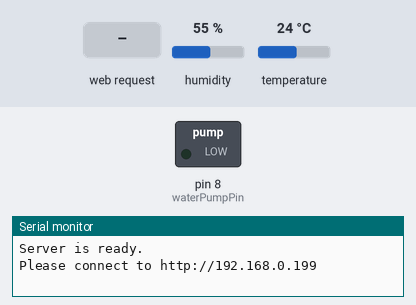
Bench run of a sketch on a simulated Arduino Uno, built for the host (arithmetic inside an expression is 32-bit, double 64-bit). Parts: switched loads named in the sketch (green lamp = pin HIGH), the last lines printed to the serial monitor. The test bench sets the inputs (shaded band); at power-on: humidity 55 %, temperature 24 °C.

Above: at 1.8 s.
1.9 s: HTTP request GET /waterPlant received
At 2.5 s:
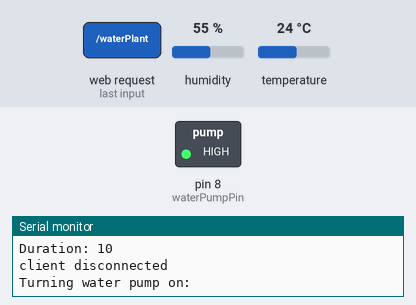
Timing chart, 0 to 13.6 s (numbered marks = the images above; inputs shaded):
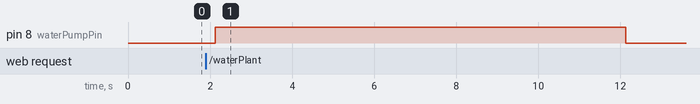

Measured:
- after the input at 1.9 s, pin 8 (waterPumpPin): LOW → HIGH after 0.23 s, → LOW 10.0 s later

The sketch:

Arduino.ino
```cpp
#include <dht.h>
#include <WString.h>
#include <Ethernet.h>
#include <ArduinoJson.h>
#include <SPI.h>

dht DHT;
#define DHT11_PIN 6
int val = 0; //value for storing moisture value
int soilPin = A0;//Declare a variable for the soil moisture sensor
int soilPower = 7;//Variable for Soil moisture Power
int waterPumpPin = 8;//Variable for Water pump pin

EthernetServer server(80);
byte mac[] = {0xDE, 0xAD, 0xBE, 0xEF, 0xFE, 0xED};
byte ip[] = { 192, 168, 0, 199 }; //{ 192, 168, 1, 199 }; //Manual setup only
byte gateway[] = { 10,4,35,1}; //{ 192, 168, 1, 1 }; //Manual setup only
byte subnet[] = { 255, 255, 255, 0 }; //Manual setup only

boolean reading = false;

void setup() {
  Serial.begin(9600);
  pinMode(soilPower, OUTPUT);//Set D7 as an OUTPUT
  digitalWrite(soilPower, LOW);//Set to LOW so no power is flowing through the sensor

  pinMode(waterPumpPin, OUTPUT);//Set D8 as an OUTPUT
  digitalWrite(waterPumpPin, LOW);//Set to LOW so no power is flowing through the sensor

  Ethernet.begin(mac, ip, gateway, subnet);
  // Initialize Ethernet libary
 // if (!Ethernet.begin(mac)) { //Ethernet.begin(mac, ip, gateway, subnet);for manual setup  ////Ethernet.begin(mac);
 //  Serial.println(F("Failed to initialize Ethernet library"));
 //  return;
// }

  // Start to listen
  server.begin();

  Serial.println(F("Server is ready."));
  Serial.print(F("Please connect to http://"));
  Serial.println(Ethernet.localIP());

}

void loop() {
  int chk = DHT.read11(DHT11_PIN);
  float temperature = DHT.temperature;
  float humidity = DHT.humidity;

  // Wait for an incomming connection
  EthernetClient client = server.available();
   if (client) {
      bool turnWaterPump = false;
      int seconds = 10; //default amount of time the pump will be turned on
      Serial.println("new client");
      String requestRoute = "";
      boolean currentLineIsBlank = true;
      while (client.connected()) {
        if (client.available()) {

          char c = client.read();
          Serial.write(c);
          requestRoute += c;

          if (c == '\n' && currentLineIsBlank) {
            client.println("HTTP/1.1 200 OK");
            client.println("Content-Type: application/json;charset=utf-8");
            client.println("Server: Arduino");
            client.println("Connnection: close");
            client.println();

            //API routes for GET requests - great engineering here!
            if(requestRoute.indexOf("/getTemperature") > 0){
              Serial.print("This is getTemperature: Temp- ");
              Serial.print(temperature);
              Serial.print(" Humidity- ");
              Serial.print(humidity);
              Serial.println();
                client.print("{\"Temperature\":\"");
                client.print(temperature);
                client.print("\",\"Humidity\":\"");
                client.print(humidity);
                client.print("\"}");
            }
            else if(requestRoute.indexOf("/waterPlant") > 0){
              Serial.println("This is waterPlant");
              String expectedAttribute = "duration=";
              int indexOfDuration = requestRoute.indexOf(expectedAttribute);
              String valueStr = "";
              if(indexOfDuration > 0){
                indexOfDuration += expectedAttribute.length();
                while(requestRoute[indexOfDuration] != ' '){
                  valueStr += requestRoute[indexOfDuration];
                  indexOfDuration++;
                }
                seconds = valueStr.toInt();

              }
               Serial.print("Duration: ");
               Serial.print(seconds);
               Serial.println();
               turnWaterPump = true;

                client.print("{\"Duration\":\"");
                client.print(seconds);
                client.print("\"}");
            }
            else if(requestRoute.indexOf("/getSoilMoisture") > 0){
              Serial.println("This is soilMoisture - ");

              int soilMoisture = readSoil();
              Serial.print(soilMoisture);

              client.print("{\"Moisture\":\"");
              client.print(soilMoisture);
              client.print("\"}");
            }
            else{
              Serial.print("Error received: ");
              Serial.println(requestRoute);
              client.print("{\"error\":\"kur\"}");

            }


            client.println();
            break;
          }

        }
      }
      delay(1);
      client.stop();
      Serial.println("client disconnected");
      if(turnWaterPump){
         waterPlant(seconds);
      }
    }

 // getTemperature();
//  getHumidity();
 // readSoil();
  //Serial.println(readSoil());
 // waterPlant();
  delay(1000);
}

int readSoil()
{
  //get soil moisture value from the function below and print it
  digitalWrite(soilPower, HIGH);//turn D7 "On"
  delay(10);//wait 10 milliseconds
  val = analogRead(soilPin);//Read the SIG value form sensor
  digitalWrite(soilPower, LOW);//turn D7 "Off"

  Serial.print("Soil Moisture = ");
  Serial.println(val);
  return val;//send current moisture value
}
float getTemperature()
{
  int chk = DHT.read11(DHT11_PIN);
  Serial.print("Temperature = ");
  Serial.println(DHT.temperature);
  return DHT.temperature;
}
float getHumidity()
{
  int chk = DHT.read11(DHT11_PIN);
  Serial.print("Humidity = ");
  Serial.println(DHT.humidity);
  return DHT.humidity;
}
void waterPlant(int seconds)
{
  int miliseconds = seconds * 1000;
  Serial.println("Turning water pump on: ");
  digitalWrite(waterPumpPin, HIGH);//turn D8 "On"
  delay(miliseconds);//wait 10 milliseconds
  digitalWrite(waterPumpPin, LOW);//turn D8 "Off"
  Serial.println("Turning water pump off ");
}
```
